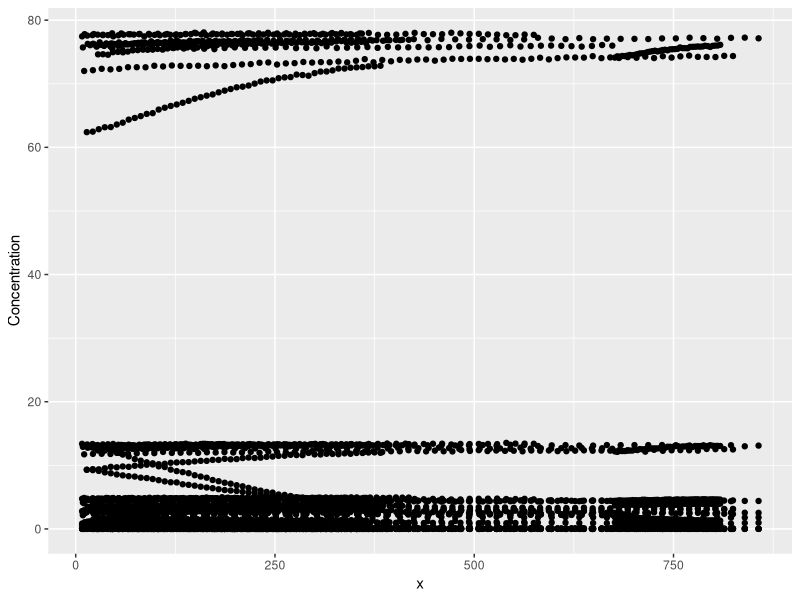
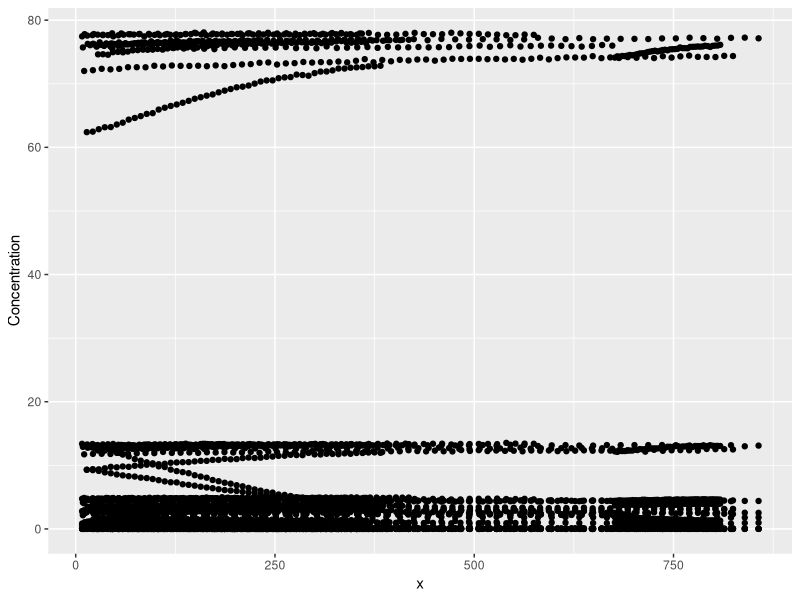
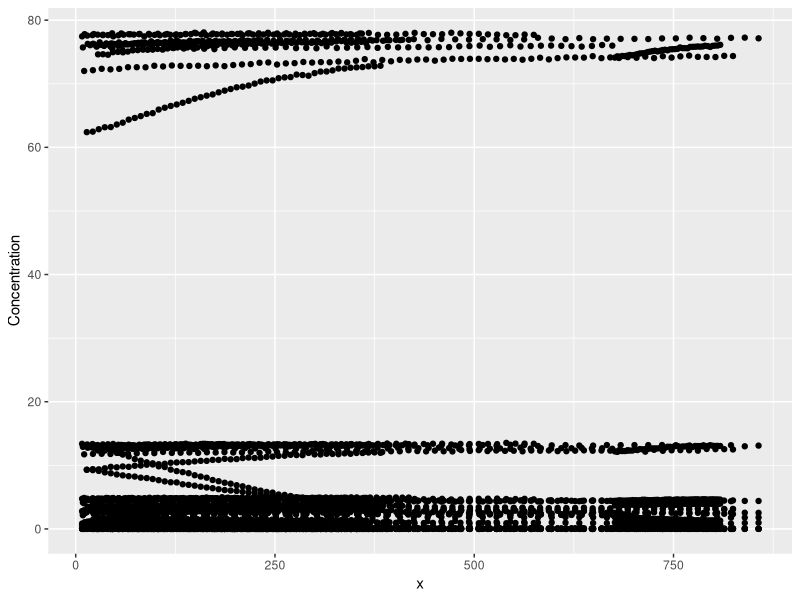
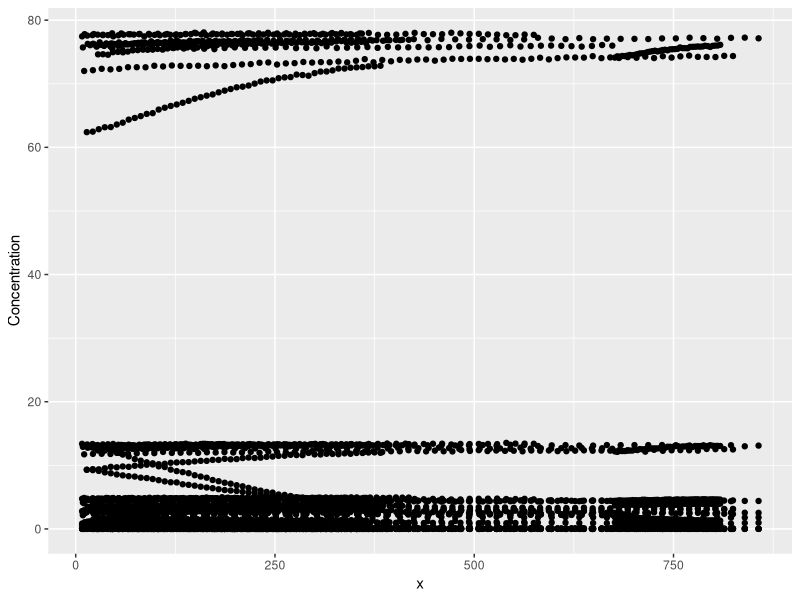
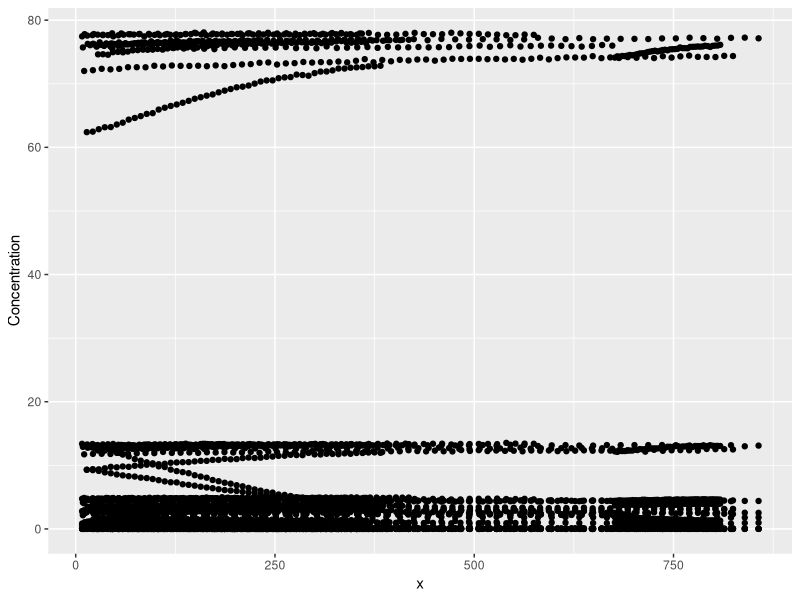
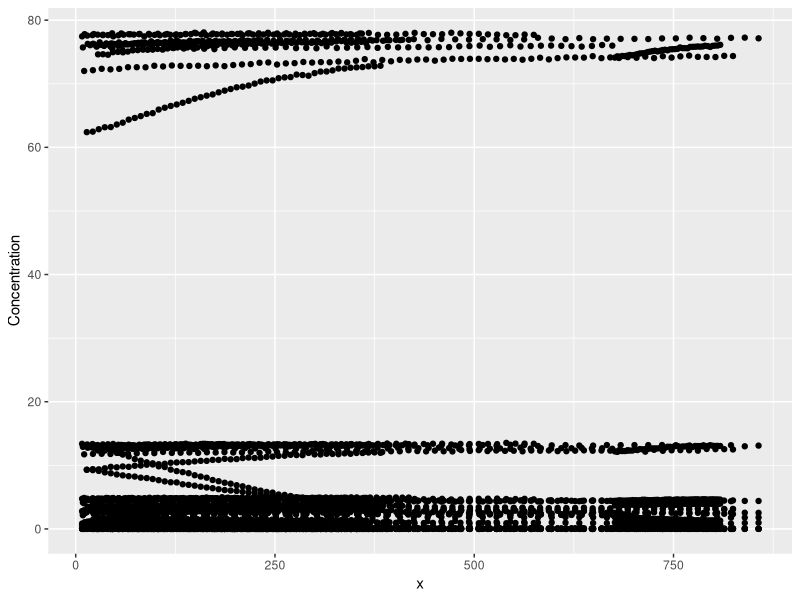
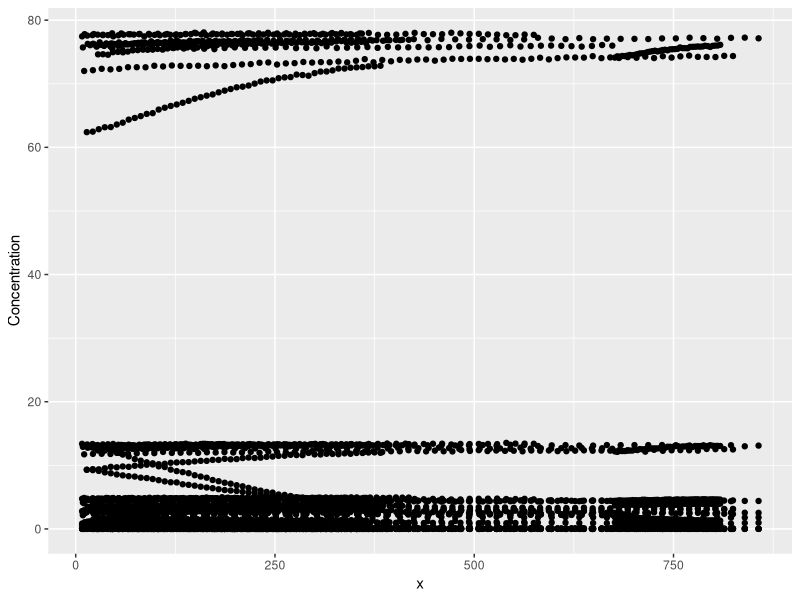
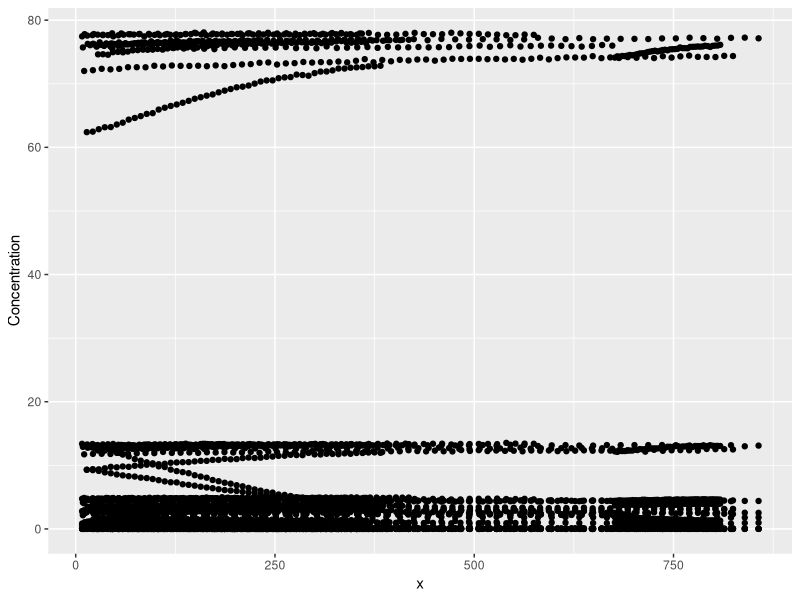

Generate these figures, in order, with R:
## ---- chunk 1
library(tidyverse, warn.conflicts = FALSE)
setwd("C:/Users/ayersj/OneDrive - Vanderbilt/Papers/SpheneSolubility/DataAnalysis/TitaniteExpts")
DiffusionProfiles <- read_csv("DiffusionProfiles.csv")
## ---- chunk 2
# Gather after calculating inverse error function?
Oxides <- c("SiO2", "Al2O3", "Na2O", "K2O", "CaO", "FeO", "MgO", "TiO2", "MnO", "P2O5")
DiffusionProfiles <- DiffusionProfiles %>%
gather(all_of(Oxides), key = "Oxide", value = "Concentration")
## ---- chunk 3
# 
library(pracma)
C0init <- c(76.33,12.83,3.33,4.80,1.14,0.02,0.07,1.46,0.01,0.01)
Ex <- unique(DiffusionProfiles$Expt)
# InverfData <- select(DiffusionProfiles, x, Expt)
# Temp <- vector(mode = "double", length = 553)
for (i in seq_along(Ex)) {
  for (j in seq_along(Oxides)) {
    DiffusionProfiles$inverf <- erfinv(1-(DiffusionProfiles$Concentration/C0init[j]))
    p <- ggplot(DiffusionProfiles, aes(x, Concentration)) +
      geom_point()
    print(p)
  }
}

